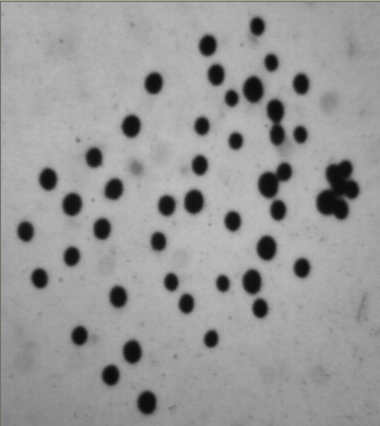
#> input picture imaging/2/sample1.png, 380 x 426 px
$ python count3.py
#> lines starting #> are read from the running program, lines starting #| are printed output that depends on the picture; after the words box and inside, x2 and y2 are one past the last pixel; in counts of white or black regions, pixels touching at a corner belong together
# -*- coding: utf-8 -*-
"""
Created on Fri Jul 21 13:37:54 2023

"""

import matplotlib.pyplot as plt

from skimage import data, color, img_as_ubyte
from skimage.feature import canny
from skimage.transform import hough_ellipse
from skimage.draw import ellipse_perimeter
from skimage.color import rgb2gray,rgba2rgb
image_rgb = plt.imread('sample1.png')
#> image_rgb is the input picture: shape (426, 380, 4) float32; mean R, G, B, A 0.6, 0.6, 0.599, 1
image_gray = rgb2gray(rgba2rgb(image_rgb))
edges = canny(image_gray,sigma=1.0,low_threshold=0.1, high_threshold=0.8)
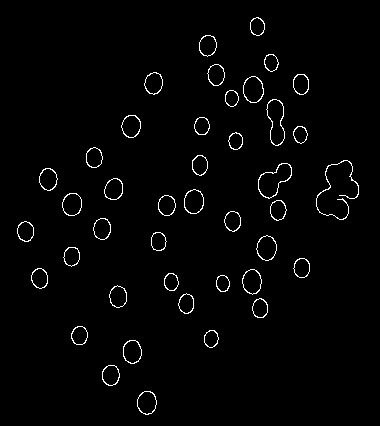
#> edges: shape (426, 380) bool; 1.9% white in thin lines or dots, all inside (x1, y1, x2, y2) = (17, 17, 359, 415)

fig, ax = plt.subplots(dpi=140)
ax.imshow(edges, cmap=plt.cm.gray)
plt.savefig('fabric_mark_ellipse_edge.jpg',dpi=130)
#> (the run stopped early here; a loop or call above may not have finished)
